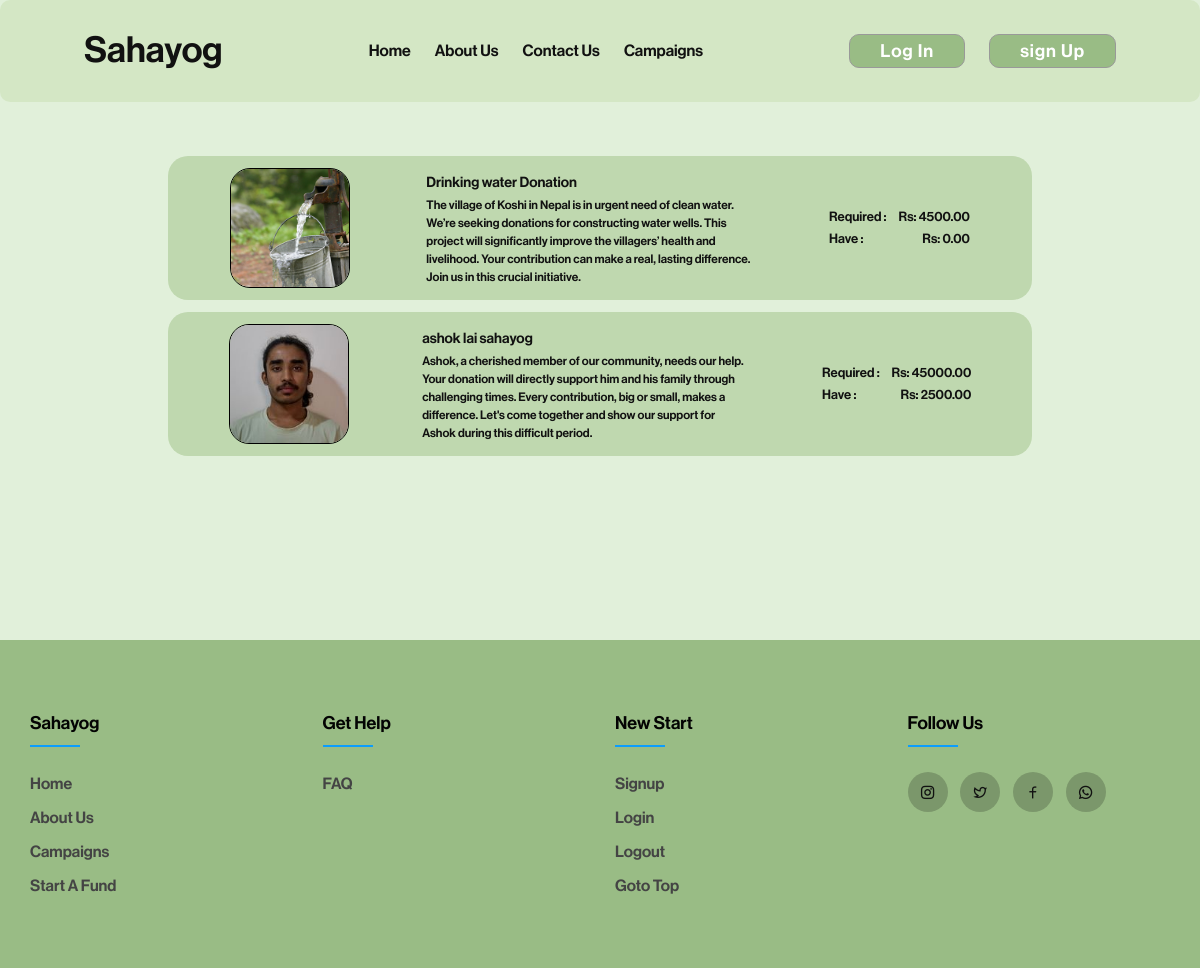
The app's page /campaign/, older data.
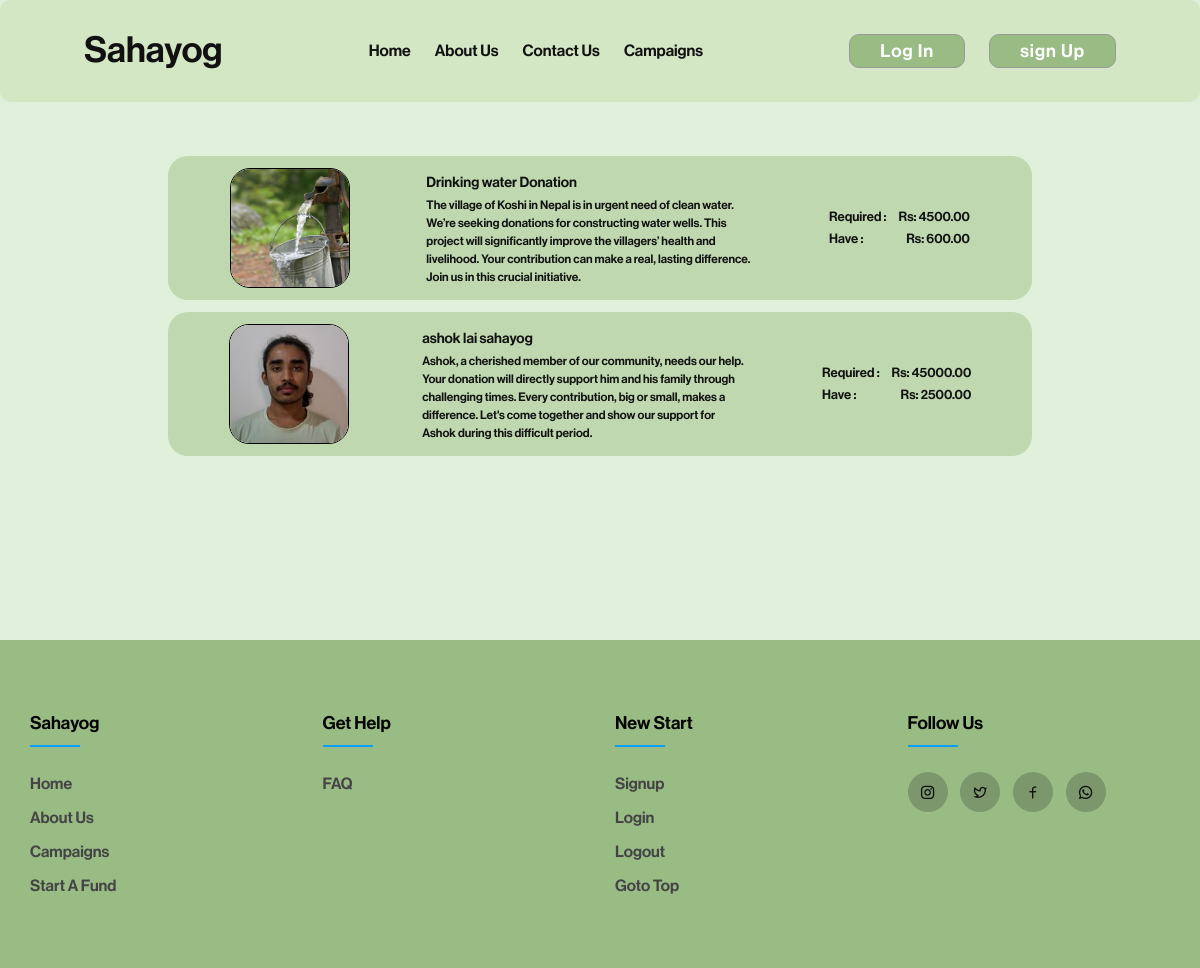
The same page, newer data.
### fundapp/models.py (models this page shows, shortened)
class AllFund(models.Model):
    user = models.ForeignKey(User, on_delete=models.CASCADE, related_name='user_campaign')
    sno = models.AutoField(primary_key=True)
    image = models.ImageField(upload_to="fundapp/images", default="upload-image")
    title = models.CharField(max_length=100)
    description = models.TextField(blank=True)
    campaignType = models.CharField(max_length=100)
    required = models.DecimalField(max_digits=19, decimal_places=10)
    have = models.DecimalField(max_digits=19, decimal_places=10, default=0)
    slug = models.CharField(max_length=130,unique=True, blank=True)
    timeStamp = models.DateField(auto_now_add=True, blank=True)

### fundapp/views.py (the view)
# urls.py: path('campaign/', views.campaign,name='causes'),
def campaign(request):
    allfund= AllFund.objects.all()[::-1]
    context = {"allfund": allfund}
    return render(request, 'campaign.html', context)

### templates/campaign.html (shortened to what this page needs)
{% extends "base.html" %}
{% block stylesheet %}
<link rel="stylesheet" href="/static/css/campaign.css">
{% endblock stylesheet %}
{% block content %}
<div id="main">
    <div id="campaign">
        <div id="each-person-container">
            {% for item in allfund %}
            <a href="/campaign/{{item.slug}}">
                <div class="each-person">
                    <div class="image">
                        <img src="{{item.image.url}}" alt="">
                    </div>
                    <div class="info">
                        <a href="/campaign/{{item.slug}}">{{item.title}}</a>
                        <p>{{item.description}}</p>
                    </div>
                    <ul>
                        <li>required :
                            <span>Rs: {{item.required|floatformat:2}}</span>
                        </li>
                        <li>have :
                            <span>Rs: {{item.have|floatformat:2}}</span>
                        </li>
                    </ul>
                </div>
            </a>
            {% endfor %}
        </div>
    </div>
</div>
{% endblock content %}

Row changes from the older to the newer data that the page shows:
changed AllFund "Drinking water Donation": have "0.00" → "600.00"
